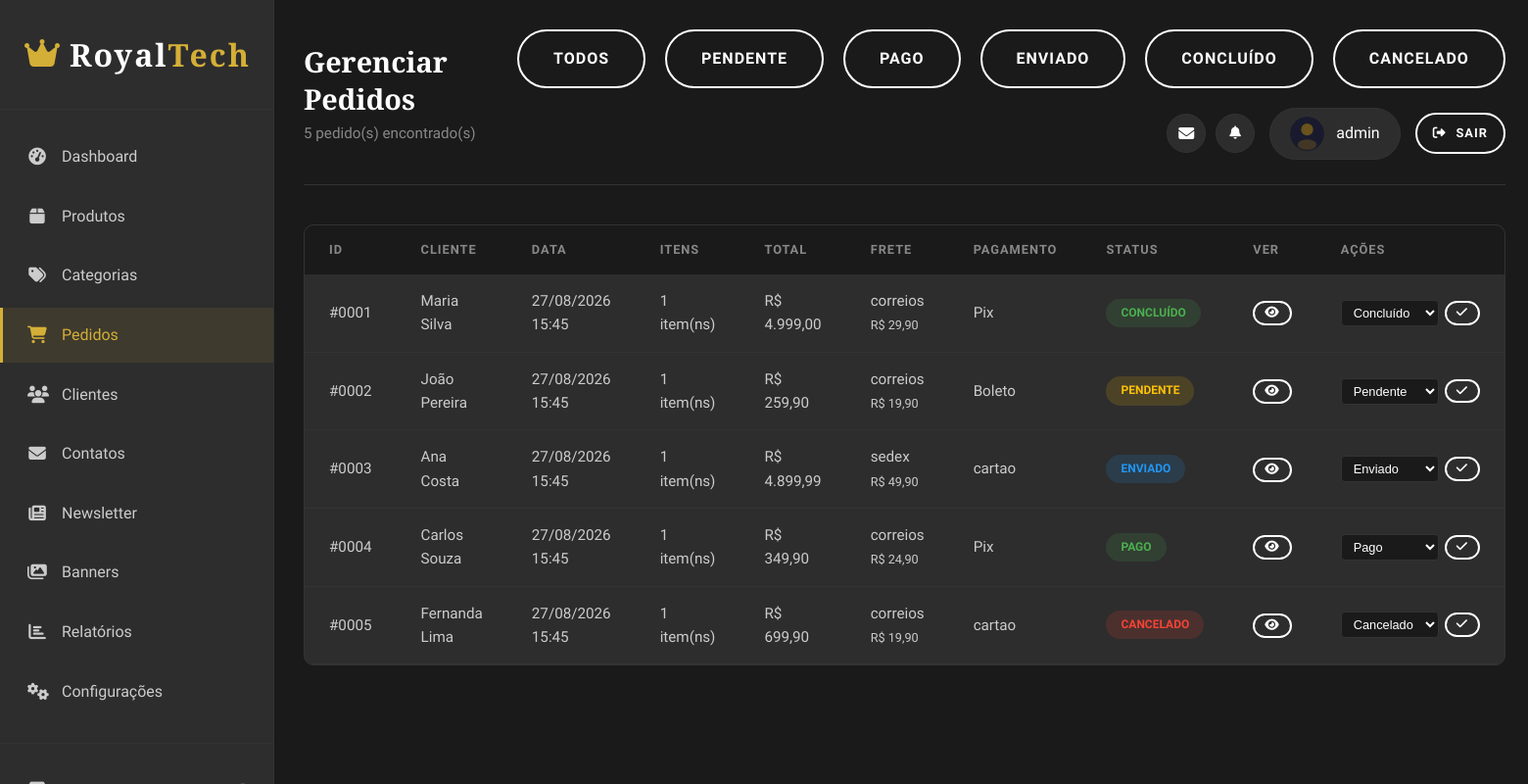
The page /pages/admin/orders.php (signed in) on the database its author committed.
### tables this page shows
CREATE TABLE IF NOT EXISTS e5_orders (
  id INT PRIMARY KEY AUTO_INCREMENT,
  user_id INT NOT NULL,
  status ENUM('pending','paid','shipped','delivered','canceled') NOT NULL DEFAULT 'pending',
  total DECIMAL(10,2) NOT NULL,
  shipping_method VARCHAR(50) NULL,
  shipping_cost DECIMAL(10,2) NOT NULL DEFAULT 0.00,
  payment_method VARCHAR(50) NULL,
  payment_status ENUM('pending','paid','refunded') NOT NULL DEFAULT 'pending',
  shipping_neighborhood VARCHAR(80) NULL,
  shipping_city VARCHAR(80) NULL,
  shipping_state VARCHAR(40) NULL,
  shipping_postal_code VARCHAR(10) NULL,
  tracking_code VARCHAR(100) NULL,
  comprovante_filename VARCHAR(60) NULL,
  email_status ENUM('sent','failed','skipped') NULL,
  email_error TEXT NULL,
  created_at TIMESTAMP DEFAULT CURRENT_TIMESTAMP,
  updated_at TIMESTAMP DEFAULT CURRENT_TIMESTAMP ON UPDATE CURRENT_TIMESTAMP,
  CONSTRAINT fk_orders_user FOREIGN KEY (user_id) REFERENCES e5_users(id)
);

CREATE TABLE IF NOT EXISTS e5_users (
  id INT PRIMARY KEY AUTO_INCREMENT,
  name VARCHAR(80) NOT NULL,
  email VARCHAR(120) UNIQUE NOT NULL,
  username VARCHAR(40) UNIQUE NOT NULL,
  password VARCHAR(255) NOT NULL,
  role ENUM('customer','admin') NOT NULL DEFAULT 'customer',
  postal_code VARCHAR(10) NOT NULL,
  street VARCHAR(120) NOT NULL,
  number INT NOT NULL,
  complement VARCHAR(80) DEFAULT NULL,
  created_at TIMESTAMP DEFAULT CURRENT_TIMESTAMP,
  updated_at TIMESTAMP DEFAULT CURRENT_TIMESTAMP ON UPDATE CURRENT_TIMESTAMP
);

### includes/status_labels.php (called while the page is built, shortened)
<?php
$statusLabels = [
    'pending' => ['label' => 'Pendente', 'class' => 'status-pending'],
    'paid'    => ['label' => 'Pago',     'class' => 'status-active'],
    'shipped' => ['label' => 'Enviado',  'class' => 'status-processing'],
    'delivered'=> ['label' => 'Concluído','class' => 'status-active'],
    'canceled'=> ['label' => 'Cancelado','class' => 'status-inactive'],
];

### pages/admin/orders.php (the view, shortened to what this page needs)
<?php
include '../../database/connection.php';
require_once __DIR__ . '/../../includes/status_labels.php';
$filter = (string) ($_GET['status'] ?? '');
$sql = 'SELECT o.id, o.status, o.total, o.shipping_method, o.shipping_cost, o.payment_method, o.created_at, u.name AS user_name,
        (SELECT COUNT(*) FROM e5_order_items oi WHERE oi.order_id = o.id) AS item_count
        FROM e5_orders o INNER JOIN e5_users u ON u.id = o.user_id';
$params = [];
$sql .= ' ORDER BY o.created_at DESC';
$orders = $pdo->prepare($sql);
$orders->execute($params);
$orders = $orders->fetchAll();
?>
<!DOCTYPE html>
<html lang="pt-BR">
<head>
    <?php include 'head_inc.php'; ?>
</head>
<body>
    <div class="admin-wrapper">
        <?php $activePage = 'orders'; include 'sidebar_inc.php'; ?>
        <main class="admin-main">
            <header class="admin-header">
                <div class="admin-title">
                    <h2>Gerenciar Pedidos</h2>
                    <p><?php echo count($orders); ?> pedido(s) encontrado(s)</p>
                </div>
                <div class="admin-actions">
                    <a href="?status=" class="btn btn-secondary <?php echo $filter === '' ? 'active' : ''; ?>">Todos</a>
                    <?php foreach ($statusLabels as $key => $info): ?>
                    <a href="?status=<?php echo $key; ?>" class="btn btn-secondary <?php echo $filter === $key ? 'active' : ''; ?>"><?php echo $info['label']; ?></a>
                    <?php endforeach; ?>
                    <?php include 'header_user_inc.php'; ?>
                </div>
            </header>
            <div class="admin-table-container">
                    <table class="admin-table">
                        <thead>
                            <tr>
                                <th>ID</th>
                                <th>Cliente</th>
                                <th>Data</th>
                                <th>Itens</th>
                                <th>Total</th>
                                <th>Frete</th>
                                <th>Pagamento</th>
                                <th>Status</th>
                                <th>Ver</th>
                                <th>Ações</th>
                            </tr>
                        </thead>
                        <tbody>
                            <?php if (empty($orders)): ?>
                            <tr><td colspan="10" style="text-align:center; color:var(--color-gray); padding:40px;">Nenhum pedido encontrado.</td></tr>
                            <?php else: foreach ($orders as $o):
                                $info = $statusLabels[$o['status']] ?? ['label' => $o['status'], 'class' => ''];
                                $payLabel = ['pix'=>'Pix','boleto'=>'Boleto','credit'=>'Cartão','delivery'=>'Entrega'];
                            ?>
                            <tr>
                                <td>#<?php echo str_pad((string) $o['id'], 4, '0', STR_PAD_LEFT); ?></td>
                                <td><?php echo htmlspecialchars($o['user_name'], ENT_QUOTES, 'UTF-8'); ?></td>
                                <td><?php echo date('d/m/Y H:i', strtotime($o['created_at'])); ?></td>
                                <td><?php echo (int) $o['item_count']; ?> item(ns)</td>
                                <td>R$ <?php echo number_format((float) $o['total'], 2, ',', '.'); ?></td>
                                <td><?php echo $o['shipping_method'] ? htmlspecialchars($o['shipping_method'], ENT_QUOTES, 'UTF-8') . '<br><small>R$ ' . number_format((float)$o['shipping_cost'],2,',','.') . '</small>' : '—'; ?></td>
                                <td><?php echo htmlspecialchars($payLabel[$o['payment_method']] ?? $o['payment_method'] ?? '—', ENT_QUOTES, 'UTF-8'); ?></td>
                                <td><span class="status-badge <?php echo $info['class']; ?>"><?php echo $info['label']; ?></span></td>
                                <td><a href="order-detail.php?id=<?php echo (int) $o['id']; ?>" class="btn btn-secondary" style="padding:4px 10px; font-size:0.8rem;"><i class="fas fa-eye"></i></a></td>
                                <td>
                                    <form method="POST" style="display:flex; gap:6px; align-items:center;">
                                        <select name="status" style="padding:4px 8px; border:1px solid var(--color-border); border-radius:4px; background:var(--color-black); color:var(--color-white); font-size:0.8rem;">
                                            <?php foreach ($statusLabels as $k => $v): ?>
                                            <option value="<?php echo $k; ?>" <?php echo $k === $o['status'] ? 'selected' : ''; ?>><?php echo $v['label']; ?></option>
                                            <?php endforeach; ?>
                                        </select>
                                        <button type="submit" class="btn btn-secondary" style="padding:4px 10px; font-size:0.8rem;" aria-label="Atualizar status do pedido"><i class="fas fa-check"></i></button>
                                    </form>
                                </td>
                            </tr>
                            <?php endforeach; endif; ?>
                        </tbody>
                    </table>
            </div>
        </main>
    </div>
</body>
</html>

### assets/css/style.css (style rules this page uses)
:root { --color-primary: #d4af37; --color-primary-dark: #b8962e; --color-primary-light: #e8c547; --color-black: #1a1a1a; --color-black-light: #2d2d2d; --color-black-lighter: #404040; --color-white: #ffffff; --color-white-smoke: #f5f5f5; --color-gray: #888888; --color-gray-light: #cccccc; --color-border: #333333; --color-gold: #d4af37; --font-primary: 'Rajdhani', sans-serif; --font-secondary: 'Playfair Display', serif; --transition: all 0.3s ease; --shadow: 0 5px 20px rgba(0, 0, 0, 0.15); --shadow-hover: 0 10px 30px rgba(212, 175, 55, 0.2); }
* { margin: 0; padding: 0; box-sizing: border-box; }
html { scroll-behavior: smooth; }
body { font-family: var(--font-primary); font-size: 16px; line-height: 1.6; color: var(--color-white); background-color: var(--color-black); }
a { text-decoration: none; color: inherit; transition: var(--transition); }
h1, h2, h3, h4, h5, h6 { font-family: var(--font-secondary); font-weight: 700; line-height: 1.3; color: var(--color-white); }
h2 { font-size: 2.5rem; }
.btn { display: inline-flex; align-items: center; justify-content: center; gap: 10px; padding: 15px 35px; font-family: var(--font-primary); font-size: 1rem; font-weight: 600; text-transform: uppercase; letter-spacing: 1px; border: none; border-radius: 30px; cursor: pointer; transition: var(--transition); }
.btn-secondary { background: transparent; color: var(--color-white); border: 2px solid var(--color-white); }

### assets/css/admin.css (style rules this page uses)
.admin-wrapper { display: flex; min-height: 100vh; background: var(--color-black); }
.admin-main { flex: 1; margin-left: 280px; padding: 30px; background: var(--color-black); }
.admin-header { display: flex; justify-content: space-between; align-items: center; margin-bottom: 40px; padding-bottom: 25px; border-bottom: 1px solid var(--color-border); }
.admin-title h2 { font-size: 1.8rem; margin-bottom: 5px; }
.admin-title p { color: var(--color-gray); font-size: 0.95rem; }
.admin-actions { display: flex; align-items: center; gap: 20px; flex-wrap: wrap; justify-content: flex-end; }
.admin-table-container { background: var(--color-black-light); border: 1px solid var(--color-border); border-radius: 10px; overflow: hidden; }
.admin-table { width: 100%; border-collapse: collapse; }
.admin-table th, .admin-table td { padding: 15px 25px; text-align: left; }
.admin-table th { background: var(--color-black); color: var(--color-gray); font-weight: 600; font-size: 0.8rem; text-transform: uppercase; letter-spacing: 1px; }
.admin-table td { border-bottom: 1px solid var(--color-border); color: var(--color-gray-light); font-size: 0.95rem; }
.admin-table tbody tr { transition: var(--transition); }
.status-badge { display: inline-block; padding: 5px 15px; border-radius: 20px; font-size: 0.75rem; font-weight: 600; text-transform: uppercase; }
.status-active { background: rgba(76, 175, 80, 0.15); color: #4caf50; }
.status-inactive { background: rgba(244, 67, 54, 0.15); color: #f44336; }
.status-pending { background: rgba(255, 193, 7, 0.15); color: #ffc107; }
.status-processing { background: rgba(33, 150, 243, 0.15); color: #2196f3; }

### rows shown on the page
e5_orders: id "0001", user.name "Maria Silva", created_at "27/08/2026 15:45", item_count "1", total "4.999,00", shipping_method "correios", shipping_cost "29,90", payment_method "Pix", status "CONCLUÍDO", status "Concluído"
e5_orders: id "0002", user.name "João Pereira", created_at "27/08/2026 15:45", item_count "1", total "259,90", shipping_method "correios", shipping_cost "19,90", payment_method "Boleto", status "PENDENTE", status "Pendente"
e5_orders: id "0003", user.name "Ana Costa", created_at "27/08/2026 15:45", item_count "1", total "4.899,99", shipping_method "sedex", shipping_cost "49,90", payment_method "cartao", status "ENVIADO", status "Enviado"
e5_orders: id "0004", user.name "Carlos Souza", created_at "27/08/2026 15:45", item_count "1", total "349,90", shipping_method "correios", shipping_cost "24,90", payment_method "Pix", status "PAGO", status "Pago"
e5_orders: id "0005", user.name "Fernanda Lima", created_at "27/08/2026 15:45", item_count "1", total "699,90", shipping_method "correios", shipping_cost "19,90", payment_method "cartao", status "CANCELADO", status "Cancelado"

### other values the page prints
$item['label'] "Dashboard"
$item['label'] "Produtos"
$item['label'] "Categorias"
$item['label'] "Pedidos"
$item['label'] "Clientes"
$item['label'] "Contatos"
$item['label'] "Newsletter"
$item['label'] "Banners"
$item['label'] "Relatórios"
$item['label'] "Configurações"
count($orders) "5"
$info['label'] "PENDENTE"
$info['label'] "PAGO"
$info['label'] "ENVIADO"
$info['label'] "CONCLUÍDO"
